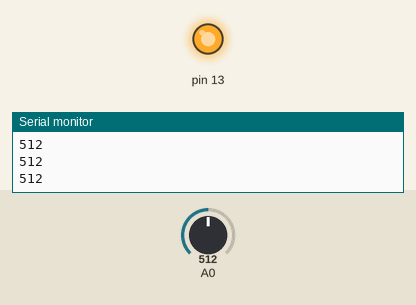
This sketch was run on a simulated Arduino Uno, built with avr-gcc and run on an emulated ATmega328P. On the bench: output pins drawn as LEDs (lit = HIGH), the last lines printed to the serial monitor. The test bench sets the inputs (shaded band); at power-on: A0 = 512.

Above: at 1.2 s.
1.3 s: A0 set to 489
At 2.1 s:
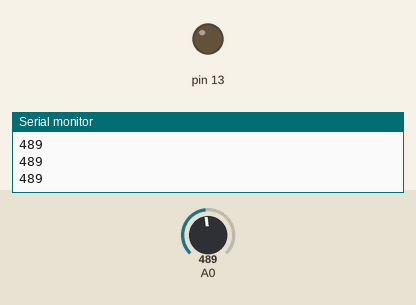
2.8 s: A0 set to 510
At 3.1 s:
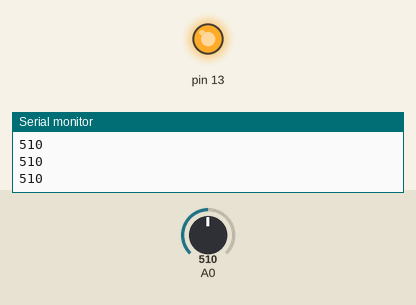
4.3 s: A0 set to 490
At 5.6 s:
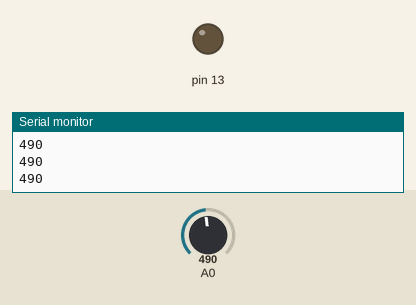
Timing chart, 0 to 7.3 s (numbered marks = the images above; inputs shaded):
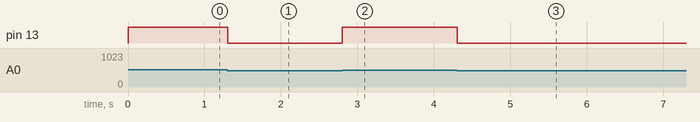

The sketch:

PulseSensorArduino.ino
```cpp
// (licence header left out)
void setup() {
  // initialize the serial communication:
  Serial.begin(9600);

  pinMode(13, OUTPUT);
}

void loop() {
  // get the analog value
  int analogValue = analogRead(A0);

  // send the value of analog input 0:
  Serial.println(analogValue);

  // if the value is above 500 treat it as a pulse
  // blink the led for each pulse
  if(analogValue>500)
  {
    digitalWrite(13, HIGH);
  }
  else
  {
    digitalWrite(13, LOW);
  }


  // wait a bit for the analog-to-digital converter
  // to stabilize after the last reading:
  delay(2);
}
```

Measured:
- the behaviour switches between 501 and 500 on A0 (found by bisection; images 0 and 1)
- after the input at 1.3 s, pin 13: HIGH → LOW at once
- after the input at 2.8 s, pin 13: LOW → HIGH at once
- after the input at 4.3 s, pin 13: HIGH → LOW at once
